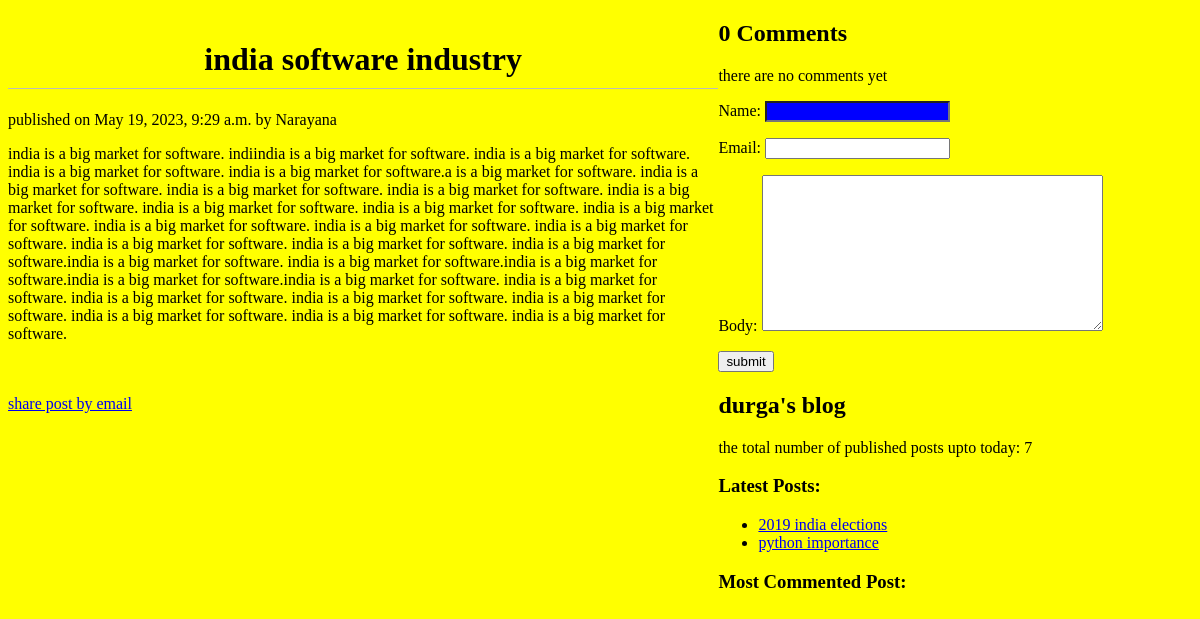
Page /2023/05/19/india-software-industry on the committed database.
### blog/models.py (models this page shows, shortened)
class Post(models.Model):
    STATUS_CHOICES = (('draft','Draft'),('published','Published'))
    title=models.CharField(max_length=256)
    slug=models.SlugField(max_length=264,unique_for_date='publish')
    author=models.ForeignKey(User,on_delete=models.CASCADE,related_name='blog_posts')
    body=models.TextField()
    publish=models.DateTimeField(default=timezone.now)
    created=models.DateTimeField(auto_now_add=True)
    updated=models.DateTimeField(auto_now=True)
    status=models.CharField(max_length=10,choices=STATUS_CHOICES,default='draft')
    objects=CustomManager()
    tags=TaggableManager()
    class Meta:
        ordering=('-publish',)
    def get_absolute_url(self):
        return reverse('post_detail',args=[self.publish.year,
                                           self.publish.strftime('%m'),self.publish.strftime('%d'),
                                           self.slug])

### blog/views.py (the view)
# urls.py: path('<int:year>/<int:month>/<int:day>/<str:post>',views.post_detail_view,name='post_detail'),
def post_detail_view(request,year,month,day,post):
    post = get_object_or_404(Post,slug=post,status='published',publish__year=year,
                             publish__month=month,publish__day=day)
    comments = post.comments.filter(active=True)
    csubmit = False
    if request.method == 'POST':
        form = CommentForm(request.POST)
        if form.is_valid():
            new_comment = form.save(commit=False)
            new_comment.post = post
            new_comment.save()
            csubmit=True
    else:
        form =CommentForm()
    return render(request,'blog/post_detail.html',{'post':post,'form':form,'csubmit':csubmit,'comments':comments})

### blog/forms.py
class CommentForm(forms.ModelForm):
    class Meta:
        model = Comment
        fields = ('name','email','body')

### blog/models.py (called while the page is built)
    def get_queryset(self):
        return super().get_queryset().filter(status='published')

### blog/templatetags/blog_tags.py (called while the page is built)
@register.simple_tag(name='mytag')
def total_post():
    return Post.objects.count()

@register.inclusion_tag('blog/latest_posts123.html')
def show_latest_posts():
    latest_posts=Post.objects.order_by('-publish',)[:2]
    return {'latest_posts':latest_posts}

### templates/blog/post_detail.html (shortened to what this page needs)
{%extends 'blog/base.html' %}
{%block body%}
<div class="content">
<h1>{{post.title}}</h1>
<p id="date">published on {{post.publish}} by {{post.author|title}}</p>
{{post.body|linebreaks}}<br><br>
    <a href="/{{post.id}}/share">share post by email</a>
</div>
{%with comments.count as comments_count%}
<h2>{{comments_count}} Comment{{comments_count|pluralize}}</h2>
{%endwith%}
{%if comments%}
{%for comment in comments%}
<p>Comment {{forloop.counter}} by {{comment.name}} on {{comment.created}}</p>
{{comment.body|linebreaks}}
{%endfor%}
{%else%}
<p>there are no comments yet</p>
{%endif%}
{%if csubmit%}
<h2>your comment added successfully</h2>
{%else%}
<form method="post">
    {{form.as_p}}
    <input type="submit" value="submit">
</form>
{%endif%}
{%endblock%}

### templates/blog/latest_posts123.html
<ul>
    {%for post in latest_posts%}
    <li><a href="{{post.get_absolute_url}}">{{post.title}}</a></li>
    {%endfor%}
</ul>

### statics/css/blog.css (style rules this page uses)
body { background:yellow; }
.content { width:60%; float:left; background:yellow; }
h1 { text-align:center; border-bottom:1px solid #bbb; padding-bottom:10px; }
a { text-decorator:none; }
input[type=text] { background:blue; color:white; }

### rows in the picture
Post: title "india software industry", publish "May 19, 2023, 9:29 a.m.", author "Narayana", body "india is a big market for software. indiindia is a big market for software. india is a big market for software. india is a big market for software. india is a big market for software.a is a big market for software. india is a big market for software. india is a big market for software. india is a big market for software. india is a big market for software. india is a big market for software. india is a big market for software. india is a big market for software. india is a big market for software. india is a big market for software. india is a big market for software. india is a big market for software. india is a big market for software. india is a big market for software.india is a big…"
Post: title "2019 india elections"
Post: title "python importance"

### other values in the picture
{{ comments_count }} "0"
